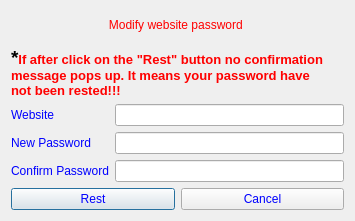
<?xml version="1.0" encoding="UTF-8"?>
<ui version="4.0">
 <class>Change_Password_Website</class>
 <widget class="QDialog" name="Change_Password_Website">
  <property name="geometry">
   <rect>
    <x>0</x>
    <y>0</y>
    <width>355</width>
    <height>221</height>
   </rect>
  </property>
  <property name="windowTitle">
   <string>Dialog</string>
  </property>
  <layout class="QVBoxLayout" name="verticalLayout_4">
   <item>
    <widget class="QLabel" name="label">
     <property name="styleSheet">
      <string notr="true">font: 75 14pt &quot;MS Shell Dlg 2&quot;; color: #ff0000;</string>
     </property>
     <property name="text">
      <string>&lt;html&gt;&lt;head/&gt;&lt;body&gt;&lt;p align=&quot;center&quot;&gt;Modify website password &lt;/p&gt;&lt;/body&gt;&lt;/html&gt;</string>
     </property>
    </widget>
   </item>
   <item>
    <layout class="QVBoxLayout" name="verticalLayout_3">
     <item>
      <widget class="QLabel" name="label_2">
       <property name="text">
        <string>&lt;html&gt;&lt;head/&gt;&lt;body&gt;&lt;p&gt;&lt;span style=&quot; font-size:14pt; font-weight:600;&quot;&gt;*&lt;/span&gt;&lt;span style=&quot; font-size:10pt; font-weight:600; color:#ff0000;&quot;&gt;If after click on the &amp;quot;Rest&amp;quot; button no confirmation&lt;br/&gt;message pops up. It means your password have &lt;br/&gt;not been rested!!!&lt;/span&gt;&lt;/p&gt;&lt;/body&gt;&lt;/html&gt;</string>
       </property>
      </widget>
     </item>
     <item>
      <layout class="QHBoxLayout" name="horizontalLayout">
       <item>
        <layout class="QVBoxLayout" name="verticalLayout_2">
         <item>
          <widget class="QLabel" name="label_website">
           <property name="styleSheet">
            <string notr="true">font: 10pt &quot;MS Shell Dlg 2&quot;; color: #0000ff;</string>
           </property>
           <property name="text">
            <string>Website</string>
           </property>
          </widget>
         </item>
         <item>
          <widget class="QLabel" name="label_nPwd">
           <property name="styleSheet">
            <string notr="true">font: 10pt &quot;MS Shell Dlg 2&quot;; color: #0000ff;</string>
           </property>
           <property name="text">
            <string>New Password</string>
           </property>
          </widget>
         </item>
         <item>
          <widget class="QLabel" name="label_cPwd">
           <property name="styleSheet">
            <string notr="true">font: 10pt &quot;MS Shell Dlg 2&quot;; color: #0000ff;</string>
           </property>
           <property name="text">
            <string>Confirm Password</string>
           </property>
          </widget>
         </item>
        </layout>
       </item>
       <item>
        <layout class="QVBoxLayout" name="verticalLayout">
         <item>
          <widget class="QLineEdit" name="line_website"/>
         </item>
         <item>
          <widget class="QLineEdit" name="line_nPwd">
           <property name="echoMode">
            <enum>QLineEdit::Password</enum>
           </property>
          </widget>
         </item>
         <item>
          <widget class="QLineEdit" name="line_cPwd">
           <property name="echoMode">
            <enum>QLineEdit::Password</enum>
           </property>
          </widget>
         </item>
        </layout>
       </item>
      </layout>
     </item>
    </layout>
   </item>
   <item>
    <layout class="QHBoxLayout" name="horizontalLayout_2">
     <item>
      <widget class="QPushButton" name="Rest">
       <property name="styleSheet">
        <string notr="true">color: #0000ff;</string>
       </property>
       <property name="text">
        <string>Rest</string>
       </property>
      </widget>
     </item>
     <item>
      <widget class="QPushButton" name="Cancel">
       <property name="styleSheet">
        <string notr="true">color: #0000ff;</string>
       </property>
       <property name="text">
        <string>Cancel</string>
       </property>
      </widget>
     </item>
    </layout>
   </item>
  </layout>
 </widget>
 <resources/>
 <connections/>
</ui>
